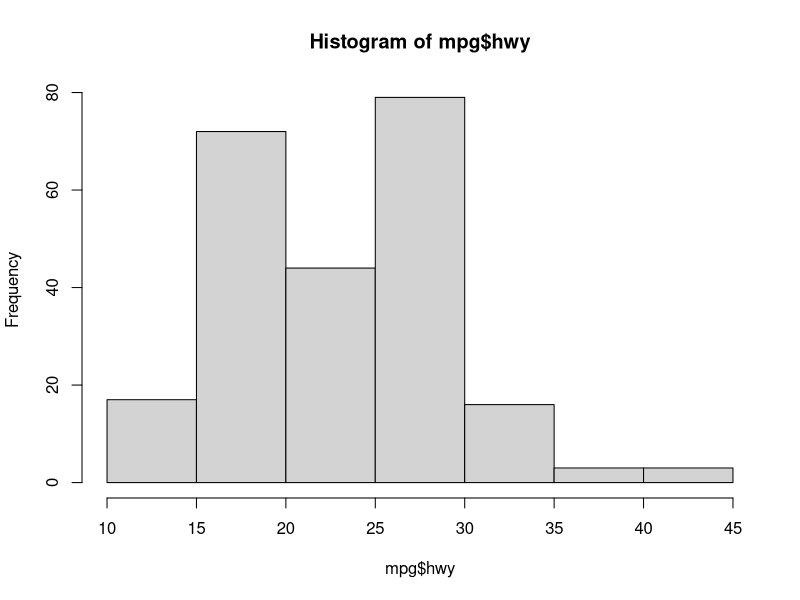

R code for this plot:
#What happens if you add a whole new script?
library(ggplot2)
library(tidyverse)

hist(mpg$hwy)
View(mpg)


tidy_mpg <-
  mpg %>%
  group_by(manufacturer) %>%
  summarise(n_total = n(), median_displ = median(displ), median_cyl = median(cyl))





dev.off()
